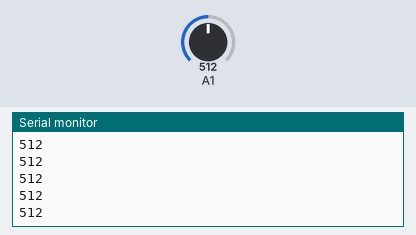
This sketch was run on a simulated Arduino Uno, built with avr-gcc and run on an emulated ATmega328P. Shown: the last lines printed to the serial monitor. Inputs (shaded band) come from the test bench; at power-on: A1 = 512.

Above: at 1.2 s.
1.3 s: A1 set to 716
At 2.2 s:
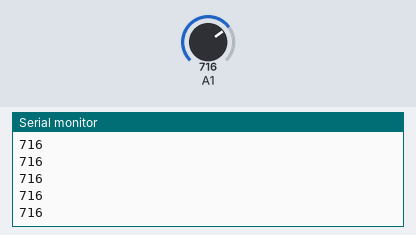
2.8 s: A1 set to 900
At 3.6 s:
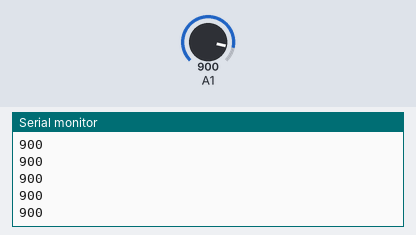
Timing chart, 0 to 5.8 s (numbered marks = the images above; inputs shaded):
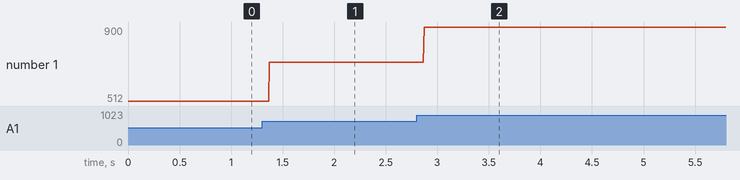

Measured:
- after the input at 1.3 s, the serial monitor: prints a new line after 0.07 s (image 1)
- after the input at 2.8 s, the serial monitor: prints a new line after 0.07 s (image 2)
- plotted number 1: 512 → 716 after the input at 1.3 s, 716 → 900 after the input at 2.8 s

The sketch:

sketch_mar16d.ino
```cpp
 void setup() {
  pinMode(A1,INPUT);
  Serial.begin(9600);
}

void loop() {
  int a=analogRead(A1);
  Serial.println(a);
}
```
